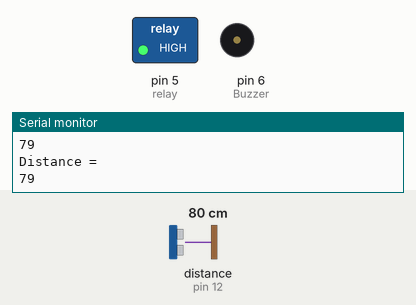
This sketch was run on a simulated Arduino Uno, built with avr-gcc and run on an emulated ATmega328P. Parts: switched loads named in the sketch (green lamp = pin HIGH), buzzer (waves = sounding, pin HIGH), the last lines printed to the serial monitor. Inputs (shaded band) come from the test bench; at power-on: distance to the obstacle (sensor on pin 12) 80 cm. The echo pulse lasts 58.3 µs per cm; pins used as bus, display or sensor lines are not drawn.

Above: at 1.2 s.
1.3 s: distance to the obstacle (sensor on pin 12) set to 24 cm
2.8 s: distance to the obstacle (sensor on pin 12) set to 19 cm
At 3.3 s:
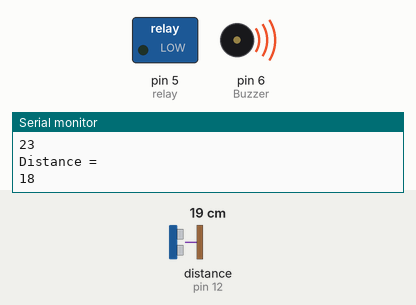
4.3 s: distance to the obstacle (sensor on pin 12) set to 60 cm
At 5.7 s:
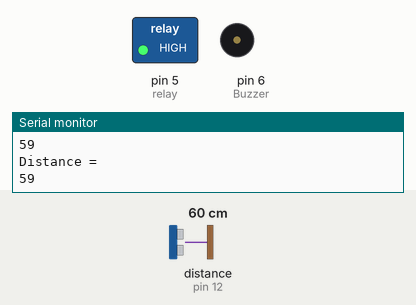
6.0 s: distance to the obstacle (sensor on pin 12) set to 2 cm
At 7.4 s:
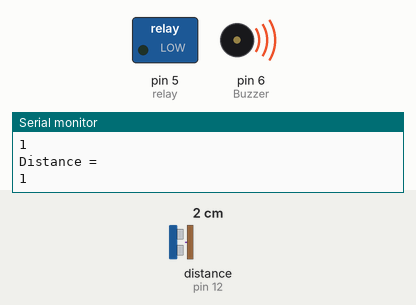
Timing chart, 0 to 8.5 s (numbered marks = the images above; inputs shaded):
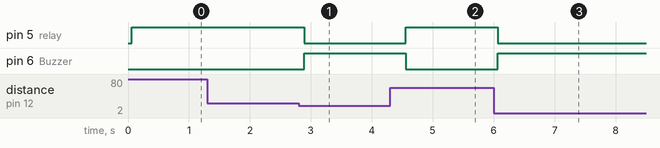

The sketch:

ultrasonic_sensor_with_motor_and_buzzer.ino
```cpp
int echo = 12;
int duration;
int distance;
int relay = 5;
int trig = 11;
int Buzzer = 6;


void setup() {
  // put your setup code here, to run once:
  pinMode(trig,OUTPUT);
  pinMode(relay,OUTPUT);
  pinMode(Buzzer,OUTPUT);
  pinMode(echo,INPUT);


   Serial.begin(9600);

}

void loop() {
  // put your main code here, to run repeatedly:
  digitalWrite(trig,HIGH);
  delay(2);
  digitalWrite(trig,LOW);
  duration = pulseIn(echo,HIGH);
  distance = (duration * 0.034)/2;
  Serial.println("Distance =");
  Serial.println(distance);
  delay(50);
  if (distance<=20){
    digitalWrite(relay,LOW);
    digitalWrite(Buzzer,HIGH);
    delay(500);


    }
  else{
     digitalWrite(relay,HIGH);
     digitalWrite(Buzzer,LOW);

    }
 //return distance;

}
```

Measured:
- the behaviour switches between 22 and 21 cm on distance to the obstacle (sensor on pin 12) (found by bisection; images 0 and 1)
- after the input at 2.8 s, pin 5 (relay): HIGH → LOW after 0.09 s; pin 6 (Buzzer): LOW → HIGH after 0.09 s
- after the input at 4.3 s, pin 5 (relay): LOW → HIGH after 0.25 s; pin 6 (Buzzer): HIGH → LOW after 0.25 s
- after the input at 6.0 s, pin 5 (relay): HIGH → LOW after 0.07 s; pin 6 (Buzzer): LOW → HIGH after 0.07 s
